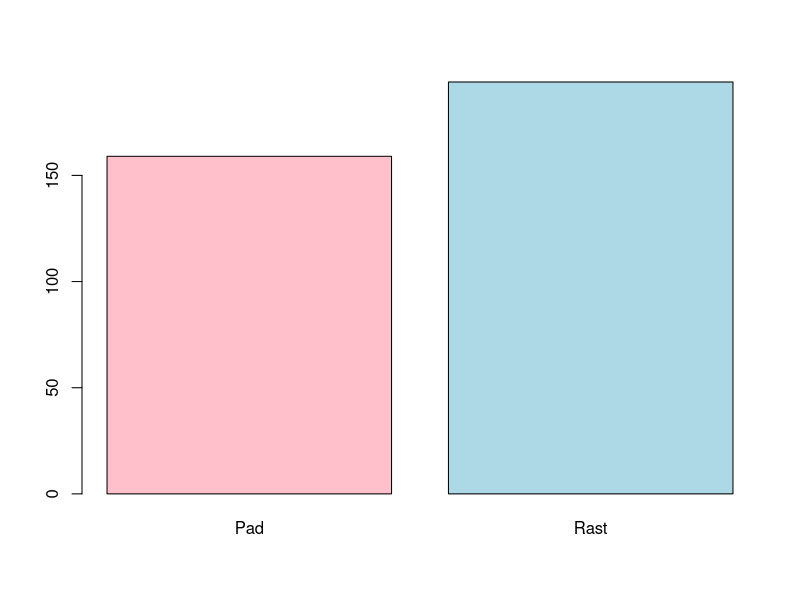
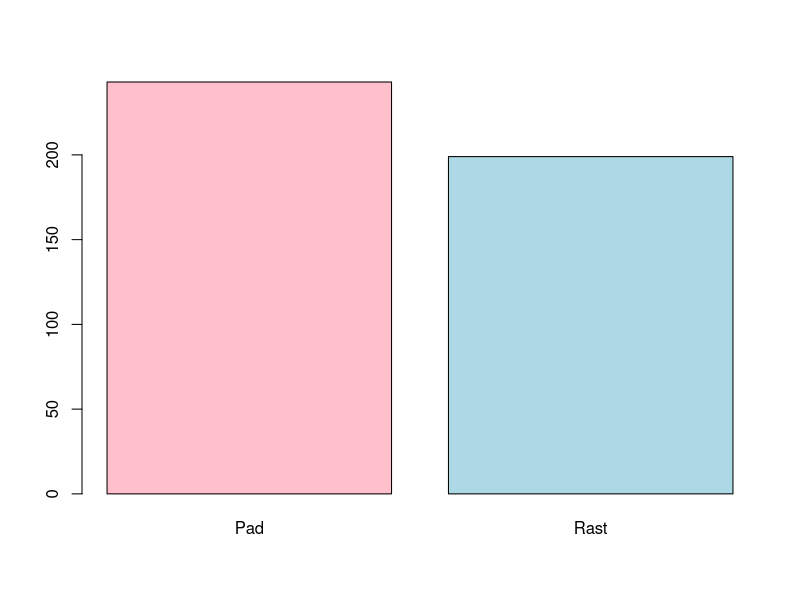
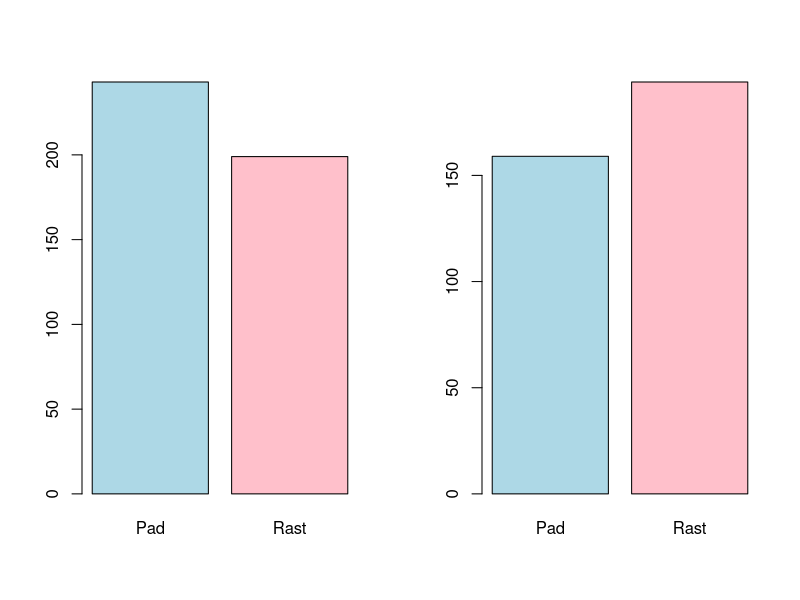
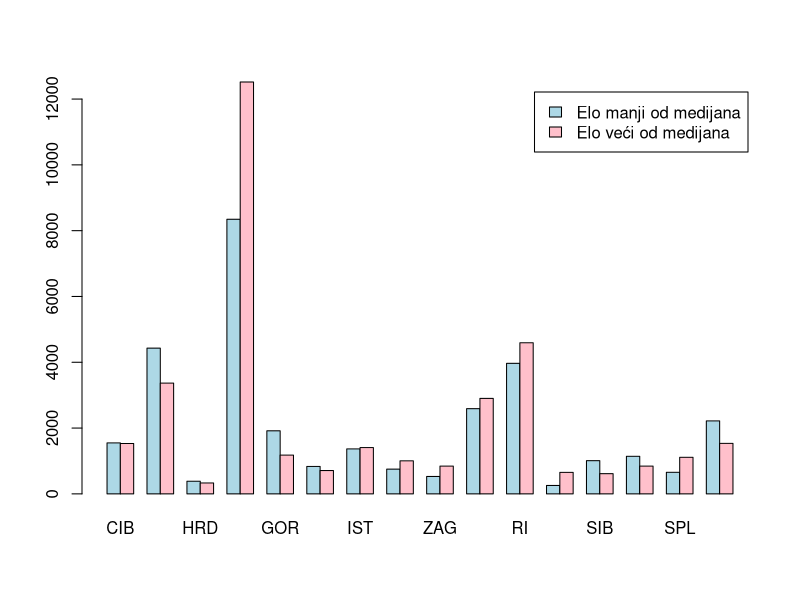

Here is the R script that generated these plots, in order:
matches <- read.csv2("hnl_matches.csv")
attach(matches)
str(matches)

# Test s obzirom na pobjede 

trend <- c()
for(teamname in names(table(home_team))){
  tim_tekme <- matches[home_team == teamname | away_team == teamname,]
  last_home <- 0
  last_won <- FALSE
  for(j in 1:nrow(tim_tekme)){
    if(tim_tekme[j,"home_team"] == teamname){
      if(last_won & last_home != 0){
        trend <- c(trend, tim_tekme[j,"attendance"] > last_home)
      }
      last_won <- tim_tekme[j,"home_goals"] > tim_tekme[j,"away_goals"] 
      last_home <- tim_tekme[j,"attendance"]
    } else {
      last_won <- tim_tekme[j,"home_goals"] < tim_tekme[j,"away_goals"]
    }
  }
}

table(trend)
barplot(table(trend), col = c("pink","lightblue"), names = c("Pad", "Rast"))
binom.test(sum(trend), length(trend), p = 0.5, a = "g")

# Test s obzirom na poraze

trend_negative <- c()
for(teamname in names(table(home_team))){
  tim_tekme <- matches[home_team == teamname | away_team == teamname,]
  last_home <- 0
  last_won <- FALSE
  for(j in 1:nrow(tim_tekme)){
    if(tim_tekme[j,"home_team"] == teamname){
      if(last_won & last_home != 0){
        trend_negative <- c(trend_negative, tim_tekme[j,"attendance"] > last_home)
      }
      last_won <- tim_tekme[j,"home_goals"] < tim_tekme[j,"away_goals"] 
      last_home <- tim_tekme[j,"attendance"]
    } else {
      last_won <- tim_tekme[j,"home_goals"] > tim_tekme[j,"away_goals"]
    }
  }
}

table(trend_negative)
barplot(table(trend_negative), col = c("pink","lightblue"), names = c("Pad", "Rast"))
binom.test(length(trend_negative) - sum(trend_negative), length(trend_negative), p = 0.5, a = "g")

png(filename="trend_trend_neg.png", width=1100, height = 550)
par(mfrow = c(1,2))
barplot(table(trend_negative), col = c("lightblue","pink"), names = c("Pad", "Rast"))
barplot(table(trend), col = c("lightblue","pink"), names = c("Pad", "Rast"))
dev.off()

# Gledanost s obzirom na konkurentnost 

under_elo <- c()
over_elo <- c()
team_elo <- c()
under_elo_all <- c()
over_elo_all <- c()
for (teamname in rownames(table(home_team))) {
  tim_elo <- c(home_elo[home_team == teamname], away_elo[away_team == teamname])
  median_elo <- median(tim_elo)
  team_elo <- c(team_elo, median_elo)
  under_elo <- c(under_elo, mean(attendance[home_team == teamname & home_elo < median_elo & attendance != 0]))
  over_elo <- c(over_elo, mean(attendance[home_team == teamname & home_elo > median_elo & attendance != 0]))  
  under_elo_all <- c(under_elo_all, attendance[home_team == teamname & home_elo < median_elo & attendance != 0])
  over_elo_all <- c(over_elo_all, attendance[home_team == teamname & home_elo > median_elo & attendance != 0])
}
mat <- rbind(under_elo, over_elo)
colnames(mat) <- rownames(table(home_team))
png(filename="median_elo_teams.png", width=800, height = 450)
barplot(mat, beside = T, names = c("CIB","DIN","HRD","HAJ","GOR","INT","IST","LOK","ZAG","OS","RI","RUD","SIB","SLB","SPL","VAR"), legend.text = c("Elo manji od medijana","Elo veći od medijana"), col = c("lightblue","pink"))
dev.off()
t.test(over_elo_all, under_elo_all, a = "g")

